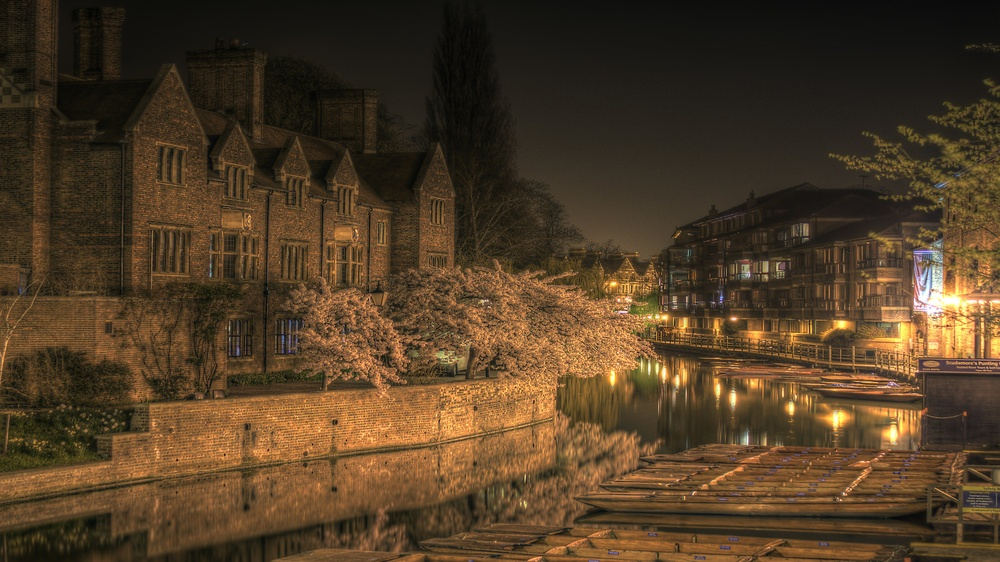
#> input picture college.jpg, 1000 x 562 px, shrunk from 2560 x 1440 before the run, given in place of tracking1.avi, which was not available
$ jupyter execute 'Homework 2.ipynb'
#> lines starting #> are read from the running program, lines starting #| are printed output that depends on the picture; after the words box and inside, x2 and y2 are one past the last pixel; in counts of white or black regions, pixels touching at a corner belong together; pictures that were not available may be replaced by others from this repository, and a replacement may not be noted
[cell 1]
import cv2
import numpy as np

[cell 2]
def nothing(x):
    pass

def tracking(cap, l_h, u_h):
#> called with l_h = 140, u_h = 180
    while(cap.isOpened()):
        ret, frame=cap.read()
#> frame is the input picture: shape (562, 1000, 3); mean B, G, R 37.7, 60.5, 80.4
        if ret:
            # Convert BGR to HSV
            hsv=cv2.cvtColor(frame, cv2.COLOR_BGR2HSV)
#> hsv: shape (562, 1000, 3); mean H, S, V 18.7, 121.2, 80.5

            # define range of blue color in HSV
            lower_color=np.array([l_h,50,50])
            upper_color=np.array([u_h,255,255])

            # Threshold the HSV image to get only blue colors
            mask=cv2.inRange(hsv, lower_color, upper_color)
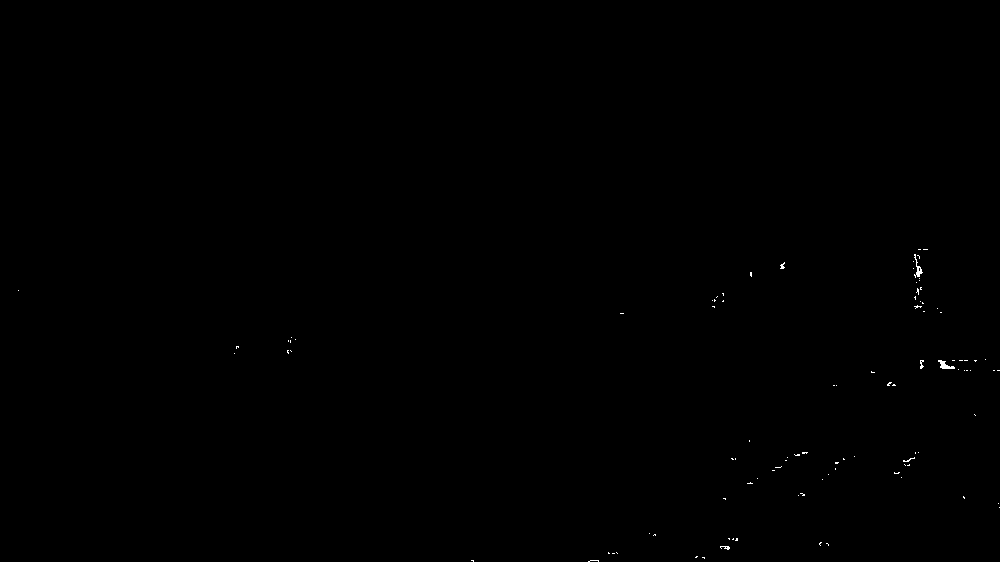
#> mask: shape (562, 1000); 0.1% white in thin lines or dots, all inside (x1, y1, x2, y2) = (18, 249, 1000, 562)

            # Bitwise-AND mask and original image
            res=cv2.bitwise_and(frame,frame, mask=mask)
            cv2.imshow('frame',frame)
            cv2.imshow('mask',mask)
            cv2.imshow('res',res)

        k=cv2.waitKey(5)&0xFF
#> (key Esc is pressed here)
        if k==27:
            break

    cap.release()
    cv2.destroyAllWindows()

[cell 3]
cv2.namedWindow('frame')
cap=cv2.VideoCapture("tracking1.avi")

tracking(cap, 140, 180)

[cell 4]
cv2.namedWindow('frame')
cap=cv2.VideoCapture("tracking2.avi")

tracking(cap, 20, 40)
#> call 2 of tracking, with l_h = 20, u_h = 40
#> in tracking (call 2), `mask=cv2.inRange(hsv, lower_color, upper_color)`:
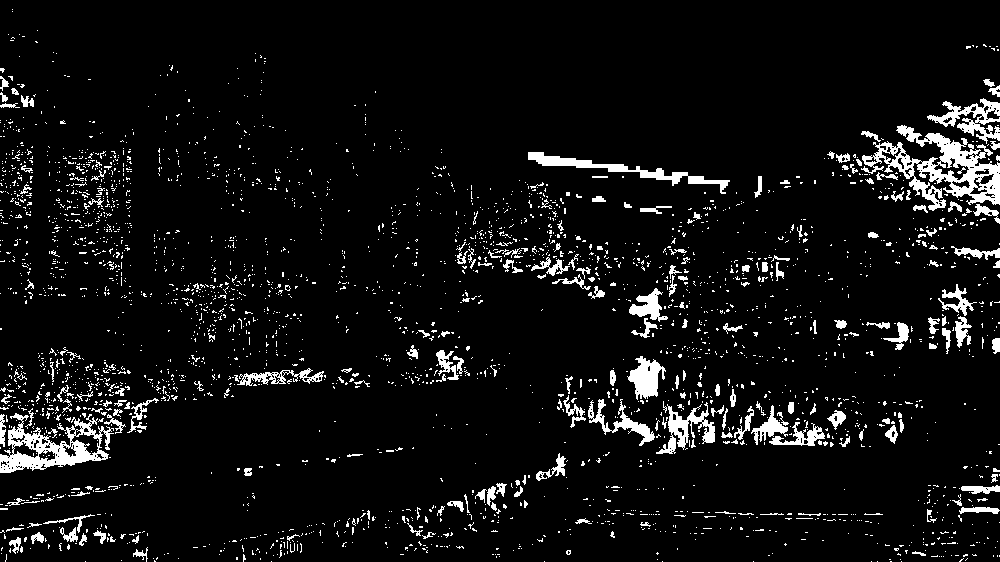
#> mask: shape (562, 1000); 6.5% white; 2992 white regions (2777 under 20 px), largest, box (x1, y1, x2, y2) and area: (861, 125, 1000, 211) 4196, (0, 413, 114, 473) 2721, (528, 152, 730, 194) 1478
#> in tracking (call 2), `res=cv2.bitwise_and(frame,frame, mask=mask)`:
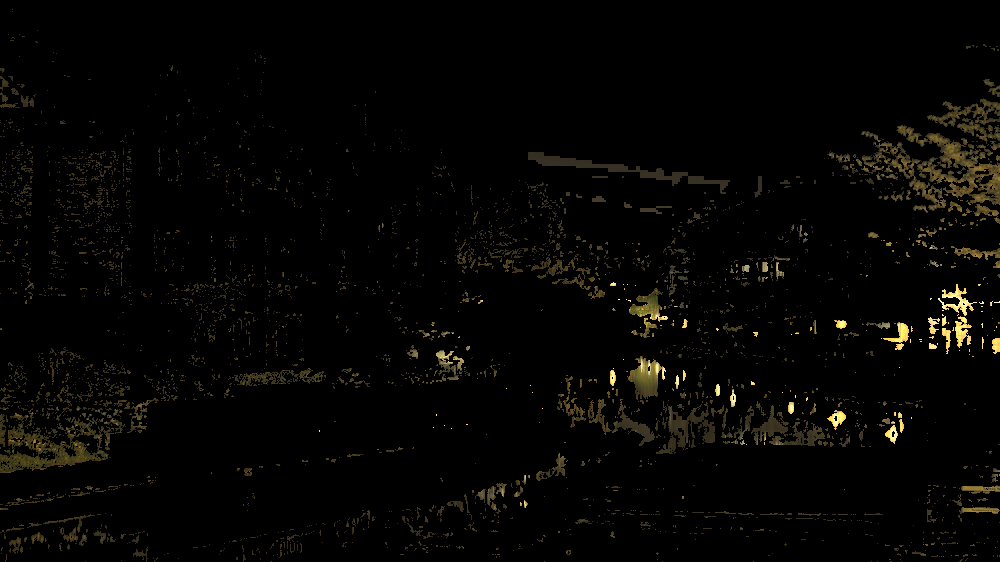
#> res: shape (562, 1000, 3); mean B, G, R 2.8, 4.9, 5.6
#> (key Enter is pressed here)

[cell 5]
cv2.namedWindow('frame')
cap=cv2.VideoCapture("tracking3.avi")

tracking(cap, 175, 180)
#> in tracking (call 3), `mask=cv2.inRange(hsv, lower_color, upper_color)`: mask: shape (562, 1000); 0.04% white in thin lines or dots, all inside (x1, y1, x2, y2) = (234, 255, 1000, 561)
